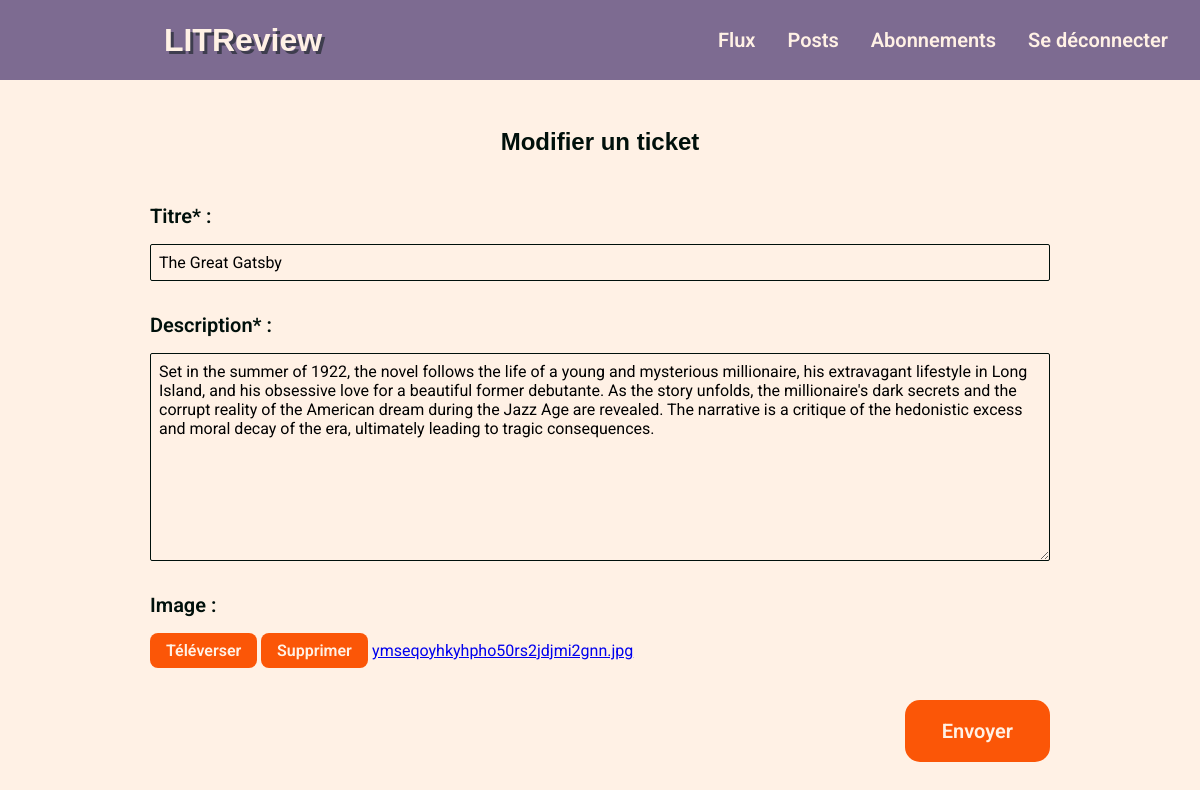
/ticket/update/23/ (signed in), run on the app's committed database.
### litrevu/models.py (models this page shows, shortened)
class Ticket(models.Model):
    title = models.CharField(max_length=128)
    description = models.TextField(max_length=2048,
                                   blank=True)
    user = models.ForeignKey(settings.AUTH_USER_MODEL,
                             on_delete=models.CASCADE)
    image = models.ImageField(null=True,
                              blank=True)
    time_created = models.DateTimeField(auto_now_add=True)

### litrevu/views.py (the view, shortened to what this page needs)
# urls.py: path('ticket/update/<int:ticket_id>/', litrevu.views.TicketUpdateView.as_view(), name='ticket_update'),
class TicketUpdateView(LoginRequiredMixin, View):
    template_name = 'litrevu/ticket_update.html'
    form_class = forms.TicketForm
    def get(self, request, ticket_id):
        ticket = models.Ticket.objects.get(id=ticket_id)
        form = self.form_class(instance=ticket)
        return render(request, self.template_name, context={'form': form, 'ticket': ticket})

### litrevu/forms.py
class TicketForm(forms.ModelForm):
    class Meta:
        model = models.Ticket
        fields = ['title', 'description', 'image']
        widgets = {'image': widgets.CustomFileInput(attrs={'class': 'formTicket__hidden'}), }
        labels = {'title': 'Titre* ', 'description': 'Description* ', 'image': 'Image '}
    def __init__(self, *args, **kwargs):
        super().__init__(*args, **kwargs)
        self.fields['title'].widget.attrs.update({'class': 'formTicket__title'})
        self.fields['description'].widget.attrs.update({'class': 'formTicket__description'})

### templates/litrevu/ticket_update.html (shortened to what this page needs)
{%  extends 'base.html' %}
{% load static %}
{% block content %}
    <div class="formTicket">
        <h2 class="formTicket__type">Modifier un ticket</h2>
        <form action ="" method="post" enctype="multipart/form-data" class="formTicket__form">
            {{ form.as_p }}
            <div class="formTicket__action">
                <button type="submit" role="button" class="formTicket__button">Envoyer</button>
            </div>
        </form>
    </div>
{% endblock content %}

### litrevu/templates/widgets/custom_file_input.html (shortened to what this page needs)
<span>
    <button type="button" class="formTicket__customBlock__upload">
        Téléverser
    </button>
    {% if widget.value %}
        <button type="button" class="formTicket__customBlock__delete">Supprimer</button>
        <span class="formTicket__customBlock__fileName"><a href="{{ widget.value.url }}">{{ widget.value.name }}</a></span>
    {% else %}
        <span class="formTicket__customBlock__fileName">Ajouter une image</span>
    {% endif %}
</span>

### mystatic/css/style.css (style rules this page uses)
html { overflow-y: scroll; }
* { margin: 0; padding: 0; box-sizing: border-box; }
body, a, button { font-family: "Roboto", sans-serif; }
body { display: flex; flex-direction: column; width: 100%; align-items: center; justify-content: center; background-color: #FFF1E5; color: #00100B; }
h1, h2, h3, h4, h5, h6 { font-family: "Poppins", sans-serif; }
.formTicket { padding: 3rem 0; display: flex; flex-direction: column; gap: 3rem; width: 75%; }
.formTicket__form { display: flex; flex-direction: column; gap: 2rem; }
.formTicket p { display: flex; flex-direction: column; gap: 1rem; }
.formTicket p label { font-weight: 600; font-size: 20px; }
.formTicket__type { text-align: center; }
.formTicket__title { outline: none; background-color: #FFF1E5; border: solid 1px #00100B; font-size: 16px; padding: 0.5rem; border-radius: 2px; font-family: inherit; }
.formTicket__description { outline: none; background-color: #FFF1E5; border: solid 1px #00100B; font-size: 16px; resize: vertical; padding: 0.5rem; border-radius: 2px; font-family: inherit; }
.formTicket__action { display: flex; }
.formTicket__action button { appearance: none; background-color: #FB5607; border: transparent; border-radius: 15px; color: #FFF1E5; cursor: pointer; display: inline-block; font-size: 20px; font-weight: 600; line-height: normal; margin: 0; min-height: 3rem; min-width: 0; outline: none; padding: 1.2rem 2.3rem; text-align: center; text-decoration: none; transition: all 300ms cubic-bezier(0.23, 1, 0.32, 1); user-select: none; -webkit-user-select: none; touch-action: manipulation; will-change: transform; margin-left: auto; }
.formTicket__customBlock__upload { appearance: none; background-color: #FB5607; border: transparent; border-radius: 15px; color: #FFF1E5; cursor: pointer; display: inline-block; font-size: 20px; font-weight: 600; line-height: normal; margin: 0; min-height: 3rem; min-width: 0; outline: none; padding: 1.2rem 2.3rem; text-align: center; text-decoration: none; transition: all 300ms cubic-bezier(0.23, 1, 0.32, 1); user-select: none; -webkit-user-select: none; touch-action: manipulation; will-change: transform; line-height: 1.2; padding: 0.5rem 1rem; min-height: 0; border-radius: 8px; font-size: 16px; font-weight: 600; }
.formTicket__customBlock__delete { appearance: none; background-color: #FB5607; border: transparent; border-radius: 15px; color: #FFF1E5; cursor: pointer; display: inline-block; font-size: 20px; font-weight: 600; line-height: normal; margin: 0; min-height: 3rem; min-width: 0; outline: none; padding: 1.2rem 2.3rem; text-align: center; text-decoration: none; transition: all 300ms cubic-bezier(0.23, 1, 0.32, 1); user-select: none; -webkit-user-select: none; touch-action: manipulation; will-change: transform; line-height: 1.2; padding: 0.5rem 1rem; min-height: 0; border-radius: 8px; font-size: 16px; font-weight: 600; }

### data on the page
Ticket: title "The Great Gatsby", description "Set in the summer of 1922, the novel follows the life of a young and mysterious millionaire, his extravagant lifestyle in Long Island, and his obsessive love for a beautiful former debutante. As the story unfolds, the millionaire's dark secrets and the corrupt reality of the American dream during the Jazz Age are revealed. The narrative is a critique of the hedonistic excess and moral decay of the era, ultimately leading to tragic consequences.", value.name "ymseqoyhkyhpho50rs2jdjmi2gnn.jpg"
